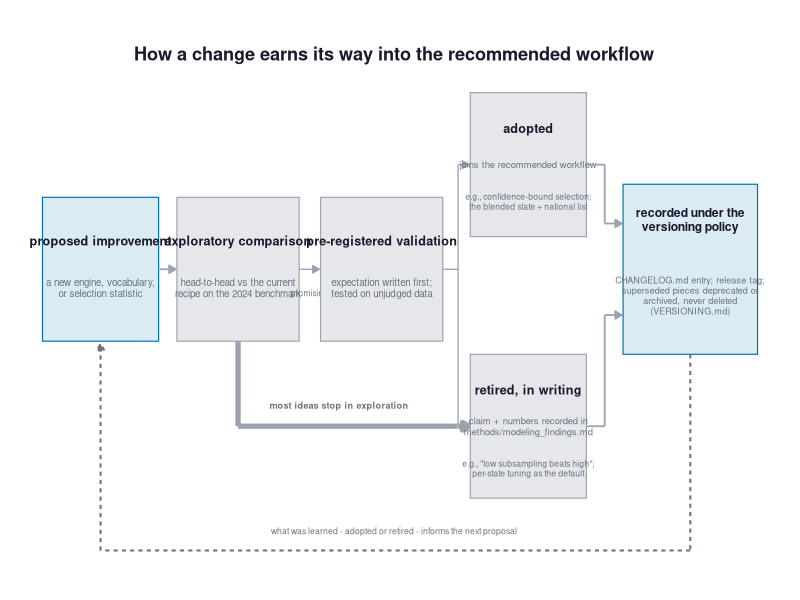

This figure's R source:
# Companion figure to the pipeline diagram: how a proposed change qualifies
# for the recommended workflow, closed as a loop (the outcome, adopted or
# retired, is recorded under the versioning policy and informs the next
# proposal). Grid-aligned boxes, orthogonal connectors.
# Output: presentation_figures/refinement_loop.png

suppressMessages(library(ggplot2))
dir.create("presentation_figures", showWarnings = FALSE)

INK    <- "#1a1a2e"
MUTED  <- "#6b7280"
BOX    <- "#e5e7eb"
EDGE   <- "#9ca3af"
BLUE   <- "#0072B2"

arrowspec <- arrow(length = unit(5.5, "pt"), type = "closed")
box <- function(x, y, w, h, fill, colour = NA)
  annotate("rect", xmin = x - w/2, xmax = x + w/2, ymin = y - h/2, ymax = y + h/2,
           fill = fill, colour = colour, linewidth = 0.4)
lbl <- function(x, y, text, size = 3.2, col = INK, face = "plain", lh = 0.95)
  annotate("text", x = x, y = y, label = text, size = size, colour = col,
           fontface = face, lineheight = lh)
seg <- function(x1, y1, x2, y2, col = EDGE, lt = "solid", ah = TRUE, lw = 0.6) {
  # passing arrow = NULL into annotate() silently drops the layer; only
  # include the argument when an arrowhead is wanted
  if (ah)
    annotate("segment", x = x1, y = y1, xend = x2, yend = y2,
             colour = col, linewidth = lw, linetype = lt, arrow = arrowspec)
  else
    annotate("segment", x = x1, y = y1, xend = x2, yend = y2,
             colour = col, linewidth = lw, linetype = lt)
}

p <- ggplot() +
  ## spine row (centers y = 2.6; heights 1.1)
  box(1.3, 2.6, 1.9, 1.1, fill = scales::alpha(BLUE, 0.14), colour = BLUE) +
  lbl(1.3, 2.82, "proposed improvement", 3.2, INK, "bold") +
  lbl(1.3, 2.46, "a new engine, vocabulary,\nor selection statistic", 2.5, MUTED) +
  seg(2.25, 2.6, 2.53, 2.6) +
  box(3.55, 2.6, 2.0, 1.1, fill = BOX, colour = EDGE) +
  lbl(3.55, 2.82, "exploratory comparison", 3.2, INK, "bold") +
  lbl(3.55, 2.46, "head-to-head vs the current\nrecipe on the 2024 benchmark", 2.5, MUTED) +
  seg(4.55, 2.6, 4.88, 2.6, lw = 0.45) +
  lbl(4.72, 2.42, "promising", 2.1, MUTED) +
  box(5.9, 2.6, 2.0, 1.1, fill = BOX, colour = EDGE) +
  lbl(5.9, 2.82, "pre-registered validation", 3.2, INK, "bold") +
  lbl(5.9, 2.46, "expectation written first;\ntested on unjudged data", 2.5, MUTED) +
  ## split to the two outcomes (orthogonal)
  seg(6.9, 2.6, 7.15, 2.6, ah = FALSE, lw = 0.45) +
  seg(7.15, 2.6, 7.15, 3.4, ah = FALSE, lw = 0.45) +
  seg(7.15, 3.4, 7.33, 3.4, lw = 0.45) +
  seg(7.15, 2.6, 7.15, 1.4, ah = FALSE, lw = 0.45) +
  seg(7.15, 1.4, 7.33, 1.4, lw = 1.8) +
  ## exploration kill-path joins the falls-short rail
  seg(3.55, 2.05, 3.55, 1.4, ah = FALSE, lw = 1.8) +
  seg(3.55, 1.4, 7.14, 1.4, ah = FALSE, lw = 1.8) +
  lbl(5.2, 1.56, "most ideas stop in exploration", 2.3, MUTED, "bold") +
  ## outcomes column (centers x = 8.3)
  box(8.3, 3.4, 1.9, 1.1, fill = BOX, colour = EDGE) +
  lbl(8.3, 3.68, "adopted", 3.2, INK, "bold") +
  lbl(8.3, 3.40, "joins the recommended workflow", 2.4, MUTED) +
  lbl(8.3, 3.12, "e.g., confidence-bound selection;\nthe blended state + national list", 2.2, MUTED) +
  box(8.3, 1.4, 1.9, 1.1, fill = BOX, colour = EDGE) +
  lbl(8.3, 1.68, "retired, in writing", 3.2, INK, "bold") +
  lbl(8.3, 1.40, "claim + numbers recorded in\nmethods/modeling_findings.md", 2.4, MUTED) +
  lbl(8.3, 1.08, "e.g., \"low subsampling beats high\";\nper-state tuning as the default", 2.2, MUTED) +
  ## both outcomes converge on the versioning terminal (orthogonal)
  seg(9.25, 3.4, 9.55, 3.4, ah = FALSE) +
  seg(9.55, 3.4, 9.55, 2.95, ah = FALSE) +
  seg(9.55, 2.95, 9.83, 2.95) +
  seg(9.25, 1.4, 9.55, 1.4, ah = FALSE) +
  seg(9.55, 1.4, 9.55, 2.25, ah = FALSE) +
  seg(9.55, 2.25, 9.83, 2.25) +
  box(10.95, 2.6, 2.2, 1.3, fill = scales::alpha(BLUE, 0.14), colour = BLUE) +
  lbl(10.95, 2.98, "recorded under the\nversioning policy", 3.1, INK, "bold") +
  lbl(10.95, 2.40, "CHANGELOG.md entry; release tag;\nsuperseded pieces deprecated or\narchived, never deleted\n(VERSIONING.md)", 2.3, MUTED) +
  ## the loop closes: terminal -> next proposal
  seg(10.95, 1.95, 10.95, 0.45, col = MUTED, lt = "22", ah = FALSE, lw = 0.7) +
  seg(10.95, 0.45, 1.3, 0.45, col = MUTED, lt = "22", ah = FALSE, lw = 0.7) +
  seg(1.3, 0.45, 1.3, 2.03, col = MUTED, lt = "22", lw = 0.7) +
  lbl(6.1, 0.60, "what was learned - adopted or retired - informs the next proposal", 2.2, MUTED) +
  lbl(6.1, 4.25, "How a change earns its way into the recommended workflow", 4.6, INK, "bold") +
  coord_cartesian(xlim = c(0.25, 12.15), ylim = c(0.28, 4.45)) +
  theme_void()
ggsave("presentation_figures/refinement_loop.png", p,
       width = 12.2, height = 4.3, dpi = 300, bg = "white")
cat("wrote presentation_figures/refinement_loop.png\n")
